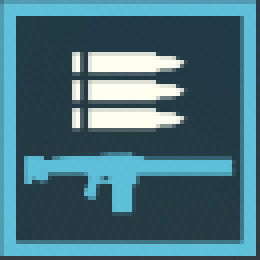
#> input picture img/1.png, 65 x 65 px (shown 4 times larger)
$ python -i cannyEdgeImplement.py   (imports and definitions only)   (older library calls are emulated)
#> lines starting #> are read from the running program, lines starting #| are printed output that depends on the picture; after the words box and inside, x2 and y2 are one past the last pixel; in counts of white or black regions, pixels touching at a corner belong together
#> further down, picture is the input picture: shape (65, 65, 3); mean B, G, R 123.3, 111.3, 70.4
import os
import time
import cv2
import numpy as np

def apply_scharr_operator(img):
    """
    Step 5: ใช้ Scharr Operator แทน Sobel เพื่อหา Edge
    (มีความไวต่อการเปลี่ยนแปลงของแสงขอบวัตถุมากกว่า Sobel)
    """
    # คำนวณ Gradient แนวนอน (X) และแนวตั้ง (Y)
    scharr_x = cv2.Scharr(img, cv2.CV_64F, 1, 0)
    scharr_y = cv2.Scharr(img, cv2.CV_64F, 0, 1)

    # หา Magnitude (ความเข้มของเส้นขอบ)
    magnitude = cv2.magnitude(scharr_x, scharr_y)

    # Normalize ให้อยู่ในช่วง 0-255 (uint8)
    if np.max(magnitude) > 0:
        magnitude = np.uint8(255 * magnitude / np.max(magnitude))
    else:
        magnitude = np.uint8(magnitude)

    # ใช้ Otsu's Threshold เพื่อให้เส้นขอบที่ได้เป็น Binary (ขาว-ดำ) คมชัด
    _, scharr_binary = cv2.threshold(magnitude, 0, 255, cv2.THRESH_BINARY + cv2.THRESH_OTSU)

    return scharr_binary


def enhanced_edge_features(img, sigma=0.33):
    """
    ฟังก์ชันหลักที่รวม 5 เทคนิคเพื่อสร้าง Edge Map ที่ทนทานต่อแสงและ Noise
    """
#> called with sigma = 0.33
    # ตรวจสอบว่าเป็นภาพสีหรือไม่ ถ้าใช่ให้แปลงเป็น Grayscale
    if len(img.shape) == 3:
        gray = cv2.cvtColor(img, cv2.COLOR_BGR2GRAY)
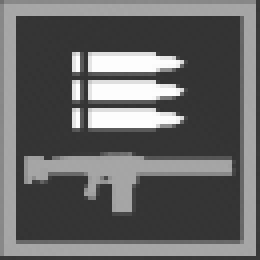
#> gray: shape (65, 65) (shown 4 times larger); min 51, max 253, mean 100.5
    else:
        gray = img.copy()

    # --- Step 1: Edge-Preserving Filters ---
    # ใช้ Bilateral Filter แทน Gaussian Blur ลบ Noise พื้นหลังแต่ขอบสัญลักษณ์ยังคมกริบ
    filtered = cv2.bilateralFilter(gray, d=5, sigmaColor=50, sigmaSpace=50)

    # --- Step 2: Auto-Tuning Threshold (สมการ Median) ---
    # หาค่าความสว่างตรงกลางของภาพเพื่อตั้งเกณฑ์ Canny แบบไดนามิก
    v = np.median(filtered)
#> v = 60
    lower = int(max(0, (1.0 - sigma) * v))
#> lower = 40
    upper = int(min(255, (1.0 + sigma) * v))
#> upper = 79

    # ป้องกันกรณีที่ภาพสีโทนเดียวกันหมดจน lower/upper ชนกัน
    if upper <= lower:
        lower, upper = 30, 90

    # --- Step 3: ปรับสมการคำนวณภายใน Canny ---
    # apertureSize=5: ให้มองหาขอบภาพในสเกลที่ใหญ่ขึ้น ลดความยิบย่อย
    # L2gradient=True: ใช้ทฤษฎีบทพีทาโกรัสคำนวณ Gradient ให้แม่นยำขึ้น
    canny_edges = cv2.Canny(filtered, lower, upper, apertureSize=5, L2gradient=True)
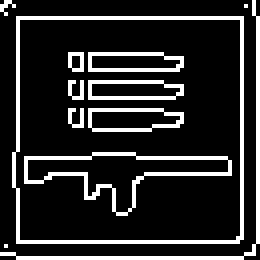
#> canny_edges: shape (65, 65) (shown 4 times larger); 16.3% white in thin lines or dots

    # --- Step 5 (ต่อ): ผสาน Canny เข้ากับ Scharr Operator ---
    scharr_edges = apply_scharr_operator(filtered)
#> in apply_scharr_operator, `scharr_x = cv2.Scharr(img, cv2.CV_64F, 1, 0)`:
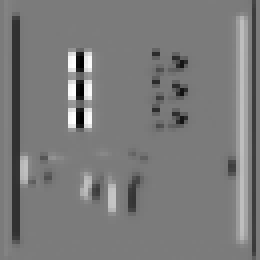
#> scharr_x: shape (65, 65) float64 (shown 4 times larger); min -2854, max 3031, mean -19.3; drawn with min black and max white
#> in apply_scharr_operator, `scharr_y = cv2.Scharr(img, cv2.CV_64F, 0, 1)`:
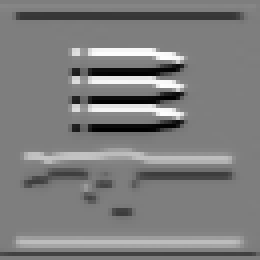
#> scharr_y: shape (65, 65) float64 (shown 4 times larger); min -3072, max 3120, mean -18.9; drawn with min black and max white
#> in apply_scharr_operator, `magnitude = cv2.magnitude(scharr_x, scharr_y)`:
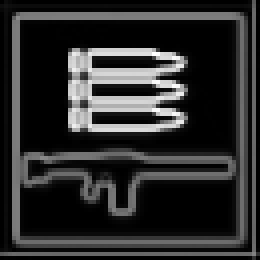
#> magnitude: shape (65, 65) float64 (shown 4 times larger); min 0, max 3574.8, mean 620; drawn with min black and max white
#> in apply_scharr_operator, `_, scharr_binary = cv2.threshold(magnitude, 0, 255, cv2.THRESH_BINARY ..`: scharr_binary: shape (65, 65); 25.8% white in thin lines or dots

    # Hybrid Gradient: นำเส้นขอบจากทั้งสองวิธีมารวมกัน (Bitwise OR)
    hybrid_edges = cv2.bitwise_or(canny_edges, scharr_edges)
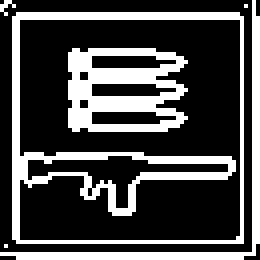
#> hybrid_edges: shape (65, 65) (shown 4 times larger); 28.8% white; 6 white regions (3 under 20 px), largest, box (x1, y1, x2, y2) and area: (3, 3, 61, 61) 577, (17, 12, 47, 33) 389, (0, 0, 65, 65) 241

    # --- Step 4: ซ่อมแซมเส้นขอบด้วย Morphological Operations ---
    # ใช้ Closing เพื่อถมช่องโหว่เล็กๆ ของเส้นขอบที่อาจขาดตอนให้เชื่อมกันเป็นเส้นทึบ
    kernel = cv2.getStructuringElement(cv2.MORPH_RECT, (3, 3))
    closed_edges = cv2.morphologyEx(hybrid_edges, cv2.MORPH_CLOSE, kernel)
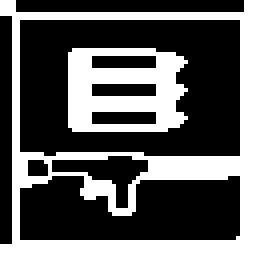
#> closed_edges: shape (65, 65) (shown 4 times larger); 37.9% white; 2 white regions, box (x1, y1, x2, y2) and area: (0, 0, 65, 65) 1163, (17, 12, 47, 33) 438

    return closed_edges


# [63 lines left out: function enhanced_canny_template_match, not called in this run]

>>> import cv2
>>> picture = cv2.imread('../../img/1.png')
>>> result = enhanced_edge_features(picture)

$ run again, on img/11.png
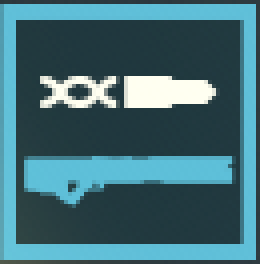
#> input picture img/11.png, 65 x 66 px (shown 4 times larger)
#> picture is the input picture: shape (66, 65, 3); mean B, G, R 119.8, 109.6, 65.9
#> v = 57
#> lower = 38
#> upper = 75
#> in enhanced_edge_features, `canny_edges = cv2.Canny(filtered, lower, upper, apertureSize=5, L2grad..`:
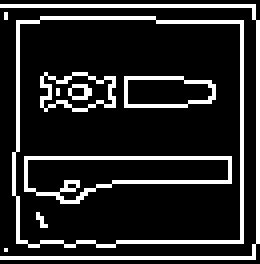
#> canny_edges: shape (66, 65) (shown 4 times larger); 15.9% white in thin lines or dots
#> scharr_binary: shape (66, 65); 24.5% white in thin lines or dots
#> hybrid_edges: shape (66, 65); 26.2% white in thin lines or dots
#> in enhanced_edge_features, `closed_edges = cv2.morphologyEx(hybrid_edges, cv2.MORPH_CLOSE, kernel)`:
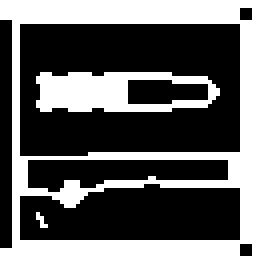
#> closed_edges: shape (66, 65) (shown 4 times larger); 39.3% white; 3 white regions (1 under 20 px), largest, box (x1, y1, x2, y2) and area: (0, 0, 65, 66) 1380, (9, 18, 55, 28) 302
